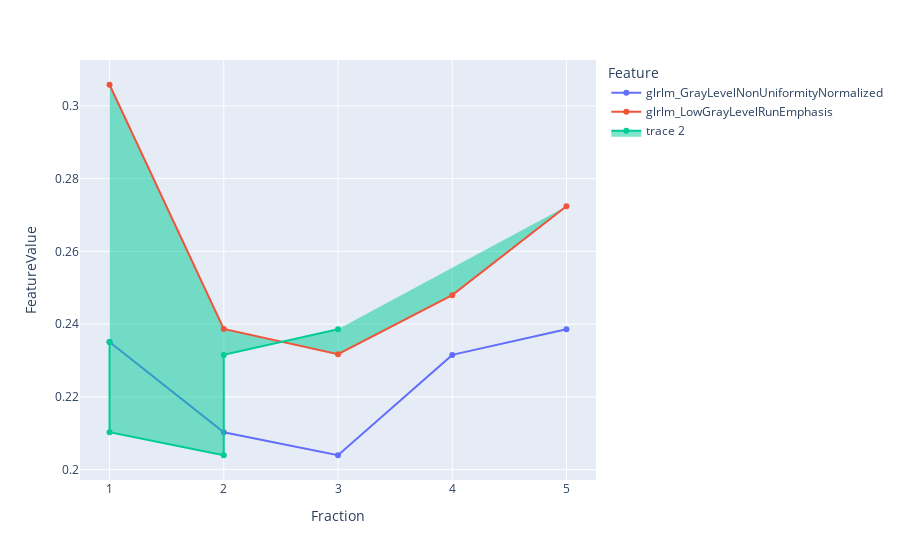

Notebook code for this chart:
### Code cell
import plotly.express as px
import plotly.graph_objects as go

df_plot = df_man.loc[df_man["PatID"] == pat[0]]
df_plotly = df_plot.loc[df_plot["Feature"].isin(fts)]

# fig = go.Figure()
# add in second line
# fig.add_trace(go.Scatter(df_plotly, x="Fraction", y="FeatureValue", mode="lines", name="Value"))

fig = px.line(df_plotly, x="Fraction", y="FeatureValue", color="Feature", markers=True)
fig.add_trace(go.Scatter(x=df_plotly["Fraction"], y=df_plotly.loc[df_plotly['Feature'] == fts[0]]["FeatureValue"], fill='tonexty'))



fig.show()

### Figure 1 — Plotly figure (JSON) as saved in the notebook; plotly's stock layout.template omitted (floating-point values rounded to 4 significant figures)
{"data": [{"hovertemplate": "Feature=glrlm_GrayLevelNonUniformityNormalized<br>Fraction=%{x}<br>FeatureValue=%{y}<extra></extra>", "legendgroup": "glrlm_GrayLevelNonUniformityNormalized", "line": {"color": "#636efa", "dash": "solid"}, "marker": {"symbol": "circle"}, "mode": "markers+lines", "name": "glrlm_GrayLevelNonUniformityNormalized", "orientation": "v", "showlegend": true, "type": "scatter", "x": [1, 2, 3, 4, 5], "xaxis": "x", "y": [0.2351, 0.2103, 0.204, 0.2315, 0.2386], "yaxis": "y"}, {"hovertemplate": "Feature=glrlm_LowGrayLevelRunEmphasis<br>Fraction=%{x}<br>FeatureValue=%{y}<extra></extra>", "legendgroup": "glrlm_LowGrayLevelRunEmphasis", "line": {"color": "#EF553B", "dash": "solid"}, "marker": {"symbol": "circle"}, "mode": "markers+lines", "name": "glrlm_LowGrayLevelRunEmphasis", "orientation": "v", "showlegend": true, "type": "scatter", "x": [1, 2, 3, 4, 5], "xaxis": "x", "y": [0.3058, 0.2387, 0.2317, 0.248, 0.2724], "yaxis": "y"}, {"fill": "tonexty", "type": "scatter", "x": [1, 1, 2, 2, 3, 3, 4, 4, 5, 5], "y": [0.2351, 0.2103, 0.204, 0.2315, 0.2386]}], "layout": {"legend": {"title": {"text": "Feature"}, "tracegroupgap": 0}, "margin": {"t": 60}, "xaxis": {"anchor": "y", "domain": [0, 1], "title": {"text": "Fraction"}}, "yaxis": {"anchor": "x", "domain": [0, 1], "title": {"text": "FeatureValue"}}}}
